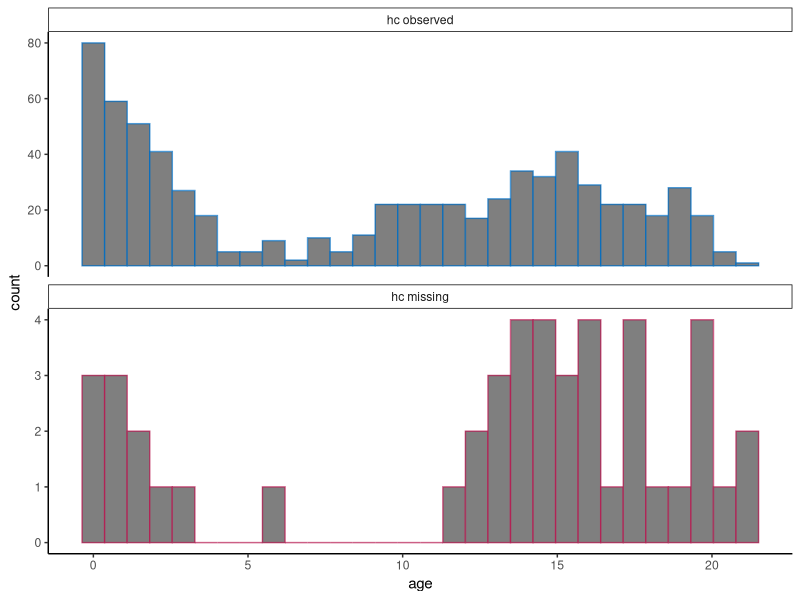
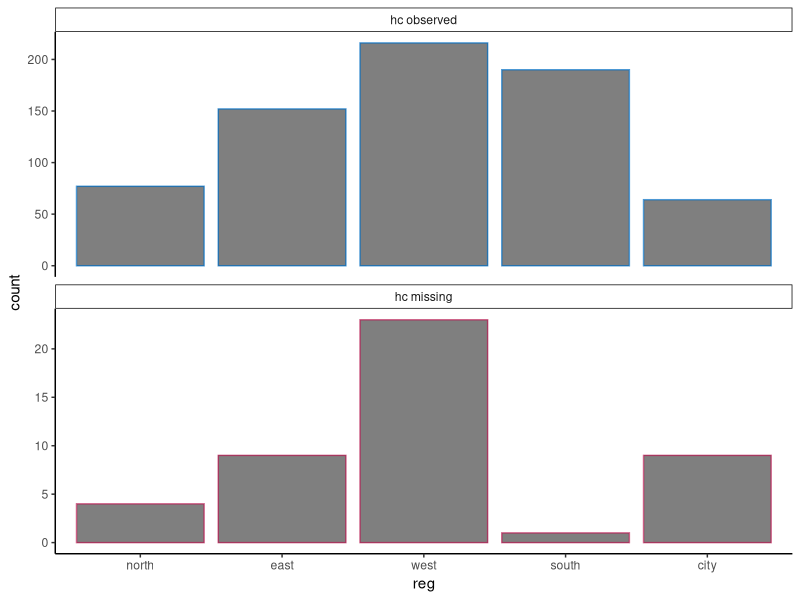
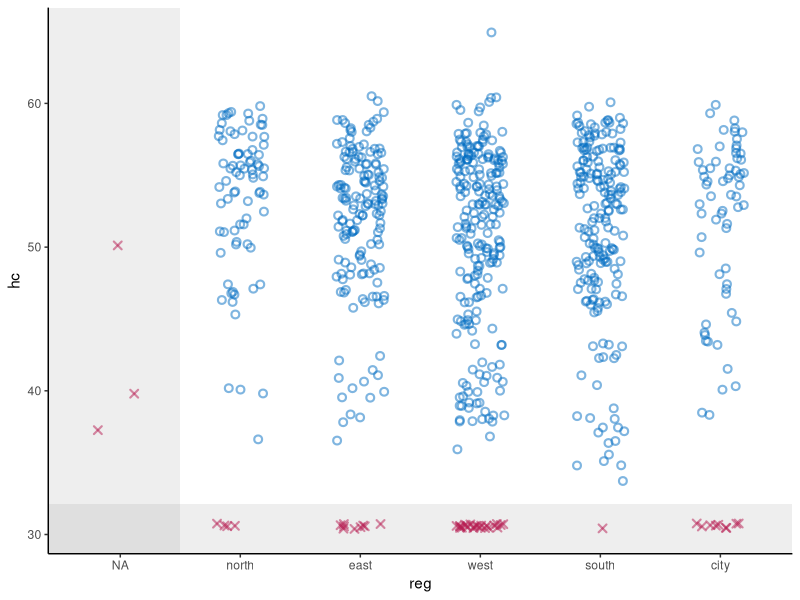
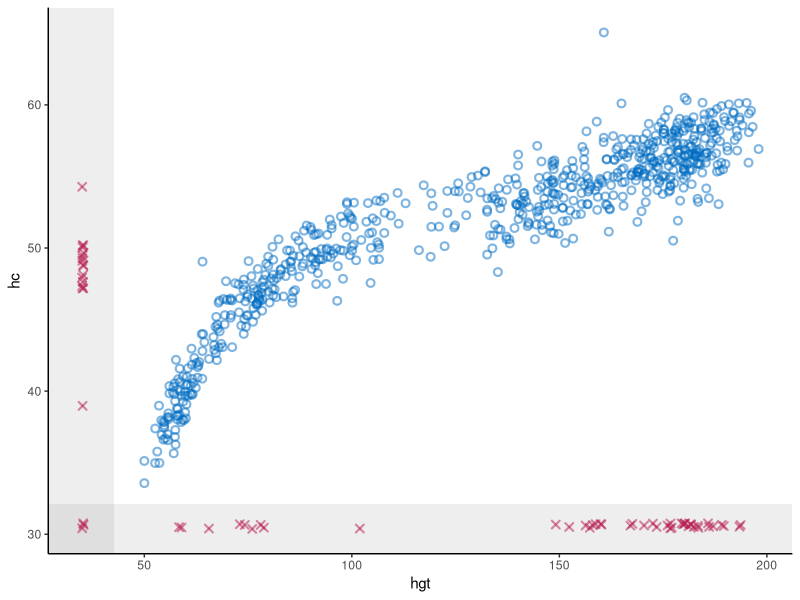
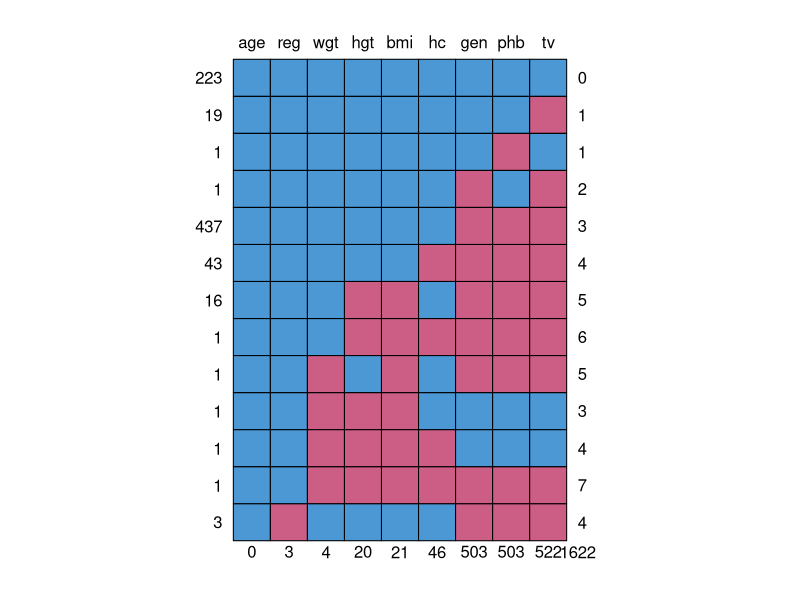
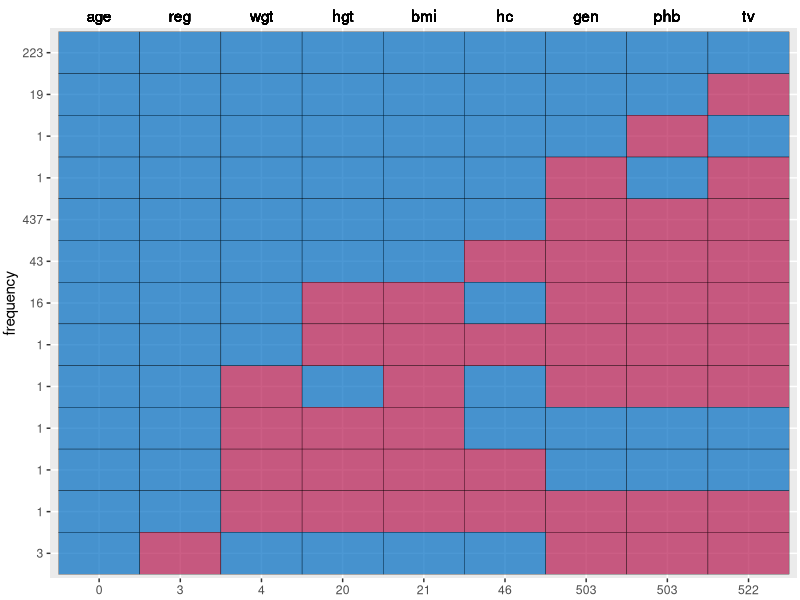
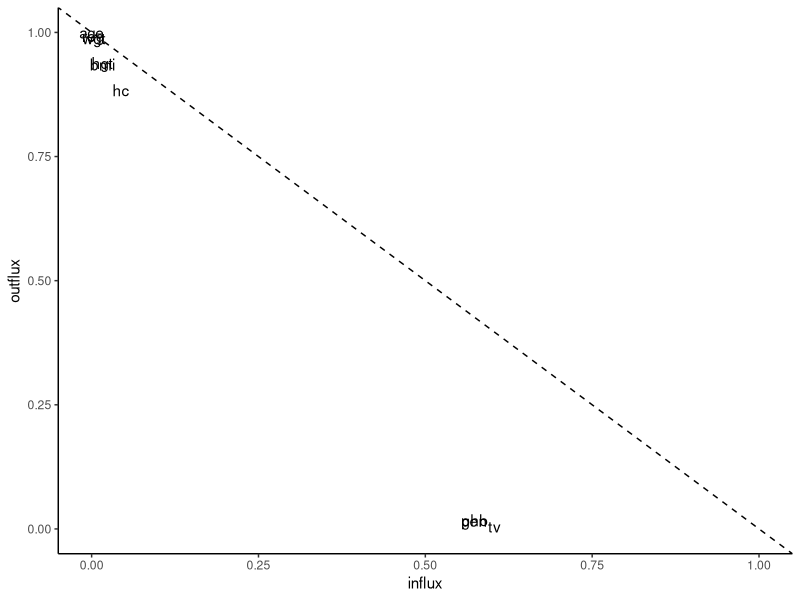

Write R code to recreate these figures, in order. (Note: this script raises an error after producing the figures.)
## ---- chunk 1
knitr::opts_chunk$set(
  collapse = TRUE,
  comment = "#>",
  warning = FALSE, 
  message = FALSE,
  fig.width = 6, 
  fig.height = 6
)
## ---- chunk 2
# set-up environment
# library(shinymice)
library(tidyverse)
`%nin%` <- Negate(`%in%`)

# example dataset
dat <- mice::boys
# example mids object
imp <- mice::mice(dat, printFlag = FALSE)

# define mice theme
theme_mice <- function() {
  # move this outside of the function to unnecessary avoid re-running
  ggplot2::update_geom_defaults("point", list(
    shape = 21,
    size = 1.9,
    stroke = 1.1,
    alpha = 0.5
  ))
  ggplot2::update_geom_defaults("boxplot", list(
    size = 1
  ))
  ggplot2::update_geom_defaults("line", list(
    size = 1
  ))
  # the actual theme settings
  theme <- list(
    ggplot2::theme_classic(),
    ggplot2::theme(legend.position = "top"),
    ggplot2::scale_color_manual(
      values = c(
        "observed" = mice:::mdc(1),
        "missing" = mice:::mdc(2),
        "imputed" = mice:::mdc(2)
      )
    ),
    ggplot2::scale_fill_manual(
      values = c(
        "observed" = mice:::mdc(1),
        "missing" = mice:::mdc(2),
        "imputed" = mice:::mdc(2)
      )
    ),
    ggplot2::scale_size_manual(
      values = c("observed" = 1,
      "imputed" = 0.5)
),
    ggplot2::labs(color = NULL, fill = NULL, size = NULL)
  )
  return(theme)
}
## ---- chunk 3
# histogram/density plot dodged instead of faceted
# plot_conditional <- function(dat, x, z) {
#   if (is.numeric(dat[[x]])) {
#     geom <- ggplot2::geom_density(ggplot2::aes(x = .data[[x]], y = ..count.., color = conditional))
#   } else {
#     geom <-
#       ggplot2::geom_bar(
#         ggplot2::aes(x = .data[[x]], color = conditional),
#         position = ggplot2::position_dodge(),
#         fill = "white"
#       )
#   }
#   dat %>%
#     dplyr::mutate(conditional = factor(
#       is.na(.data[[z]]),
#       levels = c(TRUE, FALSE),
#       labels = c("missing", "observed")
#     )) %>%
#     ggplot2::remove_missing(., vars = x) %>%
#     ggplot2::ggplot() +
#     geom +
#     theme_mice() +
#     ggplot2::labs(color = paste(z)) +
#     theme(legend.position = "top")
# }

# histogram/density plot faceted instead of dodged
plot_conditional <- function(dat, x, z) {
  # define graphing elements to add to plot
  if (is.numeric(dat[[x]])) { # for continuous variables
    geom <-
      ggplot2::geom_histogram()
  } else { # for categorical variables
    geom <-
      ggplot2::geom_bar()
  }
  
  # preprocess the data
  dat[!is.na(dat[[x]]), ] %>%
    dplyr::mutate(conditional = factor(
      is.na(.data[[z]]),
      levels = c(FALSE, TRUE),
      labels = c("observed", "missing")
    )) %>%
    # plot
    ggplot2::ggplot(ggplot2::aes(
        x = .data[[x]],
        color = conditional,
        fill = "white"
      )) +
    geom +
    # split by conditional variable
    ggplot2::facet_wrap(
      ~ conditional,
      ncol = 1,
      scales = "free_y",
      labeller = ggplot2::labeller(conditional = c(
        paste(z, "observed"), paste(z, "missing")
      ) %>% setNames(c(
        "observed", "missing"
      )))
    ) +
    # style
    theme_mice() +
    theme(legend.position = "none",
          strip.background = element_rect(size = 0.5))
}

# test
plot_conditional(dat, x = "age", z = "hc")
plot_conditional(dat, x = "reg", z = "hc")
## ---- chunk 4
# scatterplot with NAs
plot_bivariate <- function(dat, x, y) {
  # define graphing elements to add to plot later
  # set NA value and scale for variable x
  if (is.numeric(dat[[x]])) {
    NA_x <-
      min(dat[[x]], na.rm = TRUE) - .1 * diff(range(dat[[x]], na.rm = TRUE))
    shade_x <-
      min(dat[[x]], na.rm = TRUE) - .05 * diff(range(dat[[x]], na.rm = TRUE))
    scale_x <- NULL
  } else {
    NA_x <- "NA"
    shade_x <- 1.5
    scale_x <-
      ggplot2::scale_x_discrete(limits = c("NA", levels(dat[[x]])))
  }
  
  # set NA value and scale for variable y
  if (is.numeric(dat[[y]])) {
    NA_y <-
      min(dat[[y]], na.rm = TRUE) - .1 * diff(range(dat[[y]], na.rm = TRUE))
    shade_y <-
      min(dat[[y]], na.rm = TRUE) - .05 * diff(range(dat[[y]], na.rm = TRUE))
    scale_y <- NULL
  } else {
    NA_y <- "NA"
    shade_y <- 1.5
    scale_y <-
      ggplot2::scale_y_discrete(limits = c("NA", levels(dat[[y]])))
  }
  
  # add geom for NAs in the x space
  if (any(is.na(dat[[x]]))) {
    geom_x <- ggplot2::geom_point(
      position = ggplot2::position_jitter(width = 0.2, height = 0.2),
      color = mice:::mdc(2),
      shape = 4,
      mapping = ggplot2::aes(x = NA_x, y = .data[[y]]),
      data = dat[is.na(dat[[x]]),]
    )
  } else {
    geom_x <- NULL
  }
  
  # add geom for NAs in the y space
  if (any(is.na(dat[[y]]))) {
    geom_y <- ggplot2::geom_point(
      position = ggplot2::position_jitter(width = 0.2, height = 0.2),
      color = mice:::mdc(2),
      shape = 4,
      mapping = ggplot2::aes(x = .data[[x]], y = NA_y),
      data = dat[is.na(dat[[y]]),]
    )
  } else{
    geom_y <- NULL
  }
  
  # add geom for NAs in the x-y space
  if (any(is.na(dat[[x]]) & is.na(dat[[y]]))) {
    geom_xy <- ggplot2::geom_point(
      position = ggplot2::position_jitter(width = 0.2, height = 0.2),
      color = mice:::mdc(2),
      shape = 4,
      mapping = ggplot2::aes(x = NA_x, y = NA_y),
      data = dat[is.na(dat[[x]]) & is.na(dat[[y]]),]
    )
  } else{
    geom_xy <- NULL
  }
  
  # plot
  p <- dat %>% ggplot2::ggplot() +
    # plot observed datapoints in x-y space
    ggplot2::geom_point(
      ggplot2::aes(x = .data[[x]], y = .data[[y]]),
      position = ggplot2::position_jitter(width = 0.2, height = 0.2),
      color = mice::mdc(1)
    ) +
    # add area for NAs in the x space
    ggplot2::annotate(
      "rect",
      xmin = -Inf,
      xmax = shade_x,
      ymin = -Inf,
      ymax = Inf,
      alpha = 0.1
    ) +
    # add area for NAs in the y space
    ggplot2::annotate(
      "rect",
      xmin = -Inf,
      xmax = Inf,
      ymin = -Inf,
      ymax = shade_y,
      alpha = 0.1
    ) +
    # add NAs 
    geom_x +
    geom_y +
    geom_xy +
    # style graph
    theme_mice() +
    scale_x +
    scale_y 
  
  # output
  return(p)
}

# test
plot_bivariate(dat, x = "reg", y = "hc")
plot_bivariate(dat, x = "hgt", y = "hc") 
## ---- chunk 5
# make ggplot version of md pattern plot
plot_md_pattern <- function(dat) {
  # get md pattern and store additional info
  pat <- mice::md.pattern(dat)
  vrb <- colnames(pat)[-ncol(pat)]
  colnames(pat) <- c(vrb, "n_vrb_inc")
  n_pat_obs <- as.numeric(rownames(pat))[-nrow(pat)]
  n_vrb_inc <- as.numeric(pat[, ncol(pat)])
  n_val_mis <- as.numeric(pat[nrow(pat), ])[-ncol(pat)]
  
  # make the pattern tidy
  long_pat <- pat[-nrow(pat), ] %>%
    cbind(., n_pat_obs, pat_nr = 1:nrow(.)) %>%
    as.data.frame() %>%
    tidyr::pivot_longer(cols = all_of(vrb),
                        names_to = "vrb",
                        values_to = "obs") %>%
    cbind(., n_val_mis) %>%
    dplyr::mutate(pat_nr = factor(pat_nr, levels = 1:max(pat_nr)))
  
  # plot the md pattern
  p <- long_pat %>%
    ggplot2::ggplot() +
    ggplot2::geom_tile(ggplot2::aes(
      x = vrb,
      y = pat_nr,
      fill = as.factor(obs),
      group = n_vrb_inc
    ),
    color = "black") +
    ggplot2::theme(legend.position = "none") +
    ggplot2::scale_fill_manual(values = c("1" = mice:::mdc(1), "0" = mice:::mdc(2))) +
    ggplot2::scale_y_discrete(limits = rev(levels(long_pat$pat_nr)),
                              labels = rev(as.character(n_pat_obs))) +
    ggplot2::scale_x_discrete(limits = vrb, position = "bottom", labels = as.character(n_val_mis)) + #, labels = as.character(n_val_mis)) +
    ggplot2::labs(
      x = NULL, 
      y = "frequency"
      ) + #, 
      #title = "Missing data pattern (patterns as rows, variables as columns)") +
    geom_text(aes(x = vrb, y = Inf, label = vrb), data = long_pat, vjust = -0.5) +
    coord_cartesian(clip = "off") +
    theme(plot.margin = margin(20, 2, 2, 2, unit = "pt"))

  
  return(p)
}

# test
plot_md_pattern(dat)
## ---- chunk 6
# plot in- and outflux of incomplete data
plot_flux <- function(dat){
  flx <- mice::flux(dat)
  p <- flx %>% ggplot2::ggplot() +
    ggplot2::geom_text(
      ggplot2::aes(x = influx, y = outflux, label = rownames(flx))
    ) +
    geom_abline(intercept = 1, slope = -1, linetype = "dashed") +
    lims(x = c(0,1), y = c(0,1)) +
    theme_classic()
  return(p)
}
# test
plot_flux(dat)
## ---- chunk 7

# make chain means and variances tidy
preprocess_thetas <- function(imp) {
  d <- imp$chainMean %>%
    dplyr::na_if(., "NaN") %>%
    as.data.frame() %>%
    dplyr::mutate(var = row.names(.), theta = "Chain means") %>%
    rbind(
      .,
      imp$chainVar %>%
        sqrt() %>%
        as.data.frame(.) %>%
        dplyr::mutate(var = row.names(.), theta = "Chain standard deviations")
    ) %>%
    tidyr::pivot_longer(-c(var, theta)) %>%
    cbind(.it = as.integer(1:imp$iteration),
          .imp = as.factor(rep(1:imp$m, each = imp$iteration)))
  return(d)
}
# test
trace_dat <- preprocess_thetas(imp)

trace_one_variable <- function(d, x) {
  # plot one variable
  p <- d[d$var == x,] %>%
    ggplot2::ggplot() +
    ggplot2::geom_line(ggplot2::aes(x = .it, y = value, color = .imp)) +
    ggplot2::facet_wrap( ~ theta, scales = "free", ncol = 2) +
    ggplot2::theme_classic() +
    ggplot2::theme(
      strip.background = element_rect(colour = "white"),
      strip.text = element_text(face = "bold", size = 11),
      legend.position = "bottom"
    ) +
    ggplot2::labs(x = "Iteration",
                  y = paste0("Variable: '", x, "'"),
                  color = "Imputation")
  # show message to user when variable is completely observed
  if (all(is.na(p$data$value))) {
    p <-
      p + ggplot2::geom_text(ggplot2::aes(
        x = median(as.numeric(d$.imp)),
        y = 0,
        label = "No \n imputations \n to show"
      ),
      color = "grey")
  }
  return(p)
}
#test
trace_one_variable(trace_dat, x = "hgt")
trace_one_variable(trace_dat, x = "age")
## ---- chunk 8
# preprocess
prepare_plotting <- function(mids, x, y = NULL) {
  # preprocess incomplete data
  d <-
    mids$data %>%
    dplyr::mutate(.id = rownames(.)) %>%
    .[c(x, y, ".id")] %>%
    cbind(.imp = 0)
  
  # preprocess imputations
  imps <- mids$imp[[x]] %>%
    dplyr::mutate(.id = row.names(.)) %>%
    tidyr::pivot_longer(
      cols = 1:mids$m,
      names_to = ".imp",
      values_to = x,
      names_transform = list(.imp = as.numeric)
    ) 
  
  # combine incomplete and imputed data
    cd <- d %>%
      dplyr::bind_rows(., imps) %>%
      dplyr::mutate(imputed = ifelse(.imp > 0, 'imputed', 'observed'))
  
  # output
  return(cd)
}

# test 
x = "hc"
y = "reg"
plot_dat <- prepare_plotting(mids = imp, x = x, y = y)
# # with second variable
# plot_dat2 <- prepare_plotting(mids = imp, x = y, y = x)
# a <- dplyr::full_join(plot_dat, plot_dat2)
## ---- chunk 9
# stripplot
m = 5
geom_stripplot <- function(x, m, ...) {
  p <- list(
    ggplot2::geom_jitter(
      ggplot2::aes(
        x = as.factor(.data$.imp),
        y = .data[[x]],
        color = .data$imputed
      ),
      height = 0,
      width = 0.25, 
      ...
    ),
    ggplot2::scale_x_discrete(limits = as.character(0:m)),
    ggplot2::labs(
      x = "Imputation (0 = observed data)",
      y = paste0("Variable: '", x, "'"),
      color = "",
      fill = "",
      size = ""
    )
  )
  return(p)
}

# test
# plot_dat %>%
#   ggplot2::ggplot() +
#   geom_stripplot(x, m)
## ---- chunk 10

plot_dat %>%
  ggplot2::ggplot() +
  geom_stripplot(x, m) +
  theme_mice()
## ---- chunk 11
geom_bwplot <- function(x, m){
  list(
    ggplot2::geom_boxplot(
      ggplot2::aes(
        x = as.factor(.data$.imp),
        y = .data[[x]],
        color = .data$imputed
      ),
      width = 0.5
    ),
    ggplot2::scale_x_discrete(limits = as.character(0:m)),
    ggplot2::xlab(
      "Imputation (0 = observed data)")
    )
}

plot_dat %>% 
  ggplot2::ggplot() +
  geom_bwplot(x, m = imp$m) + 
  theme_mice()

# try to combine this with the stripplot??
plot_dat %>%
  ggplot2::ggplot() +
  geom_bwplot(x, m) + 
  geom_stripplot(x, m, alpha = 0.1) +
  theme_mice()

## ---- chunk 12
geom_densityplot <- function(x, m){
  list(ggplot2::geom_density(
    ggplot2::aes(
    x = .data[[x]],
    group = .data$.imp,
    color = .data$imputed,
    size = .data$imputed)),
    ggplot2::scale_size_manual(guide = "none", values = c(0.5, 1) %>% setNames(c("imputed", "observed")))
)}


plot_dat[!is.na(plot_dat[[x]]), ] %>%  
  ggplot2::ggplot() +
  geom_densityplot(x, m = imp$m) + 
  theme_mice()


## ---- chunk 13
# At some point, try to do this for histograms too? See https://github.com/amices/shinyMice/blob/Enhancements/R/gg.barplot.R

# geom_densityplot <- function(x, m){
#   list(ggplot2::geom_density(
#     ggplot2::aes(
#     x = .data[[x]],
#     group = .data$.imp,
#     color = .data$imputed,
#     size = .data$imputed)),
#     ggplot2::scale_size_manual(values = c(0.5, 1) %>% setNames(c("imputed", "observed")))
# )}
# 
# plot_dat %>% 
#   ggplot2::ggplot() +
#   geom_densityplot(x, m = imp$m) + 
#   theme_mice()
## ---- chunk 14
# better preprocessing function??
x = "hgt"
y = "hc"

# extract imputations
imps <- imp %>%
  mice::complete("long")

preprocess_imps <- function(imp, x, y = NULL) {
  if (is.null(y)) {
    y <- x
  }
  # combine observed and imputed data
  xy_obs <- imp$data %>%
    cbind(datapoint = "observed",
          .imp = 0,
          .id = 1:nrow(.),
          .) %>%
    .[!is.na(imp$data[[x]]) &
        !is.na(imp$data[[y]]), ]
  xy_imps <- imps %>% 
    cbind(datapoint = "imputed", .) %>% 
    .[imps$.id %nin% xy_obs$.id,]
  xy_dat <- rbind(xy_obs, xy_imps) %>% 
    dplyr::mutate(datapoint = factor(datapoint, levels = c("observed", "imputed")))
  return(xy_dat)
}


xy_dat <- imp %>% preprocess_imps(x = "hgt", y = "hc")
# two implementations, last one is more efficient
# xy_obs %>%
#   ggplot2::ggplot(ggplot2::aes(
#     x = .data[[x]],
#     y = .data[[y]],
#     group = .id,
#     color = datapoint
#   )) +
#   ggplot2::geom_point() +
#   ggplot2::geom_point(data = xy_imps)  +
#   theme_mice() +
#   labs(color = NULL)

xy_dat %>%
  ggplot2::ggplot() +
  ggplot2::geom_point(ggplot2::aes(
    x = .data[[x]],
    y = .data[[y]],
    group = .id,
    color = datapoint
  )) +
  theme_mice() +
  labs(color = NULL)

# geom_scatter <- ggplot2::geom_point(ggplot2::aes(
#     x = .data[[x]],
#     y = .data[[y]],
#     group = .id,
#     color = datapoint
#   ))

# maybe do something like this for the other imp plots??
x = "hc"
imp %>% preprocess_imps(x) %>% 
  ggplot2::ggplot() +
  theme_mice() +
  ggplot2::geom_boxplot(
      ggplot2::aes(
        x = as.factor(.data$.imp), #x = factor(.data$.imp, levels = c(0, 1:imp$m), ordered = TRUE), use icw   scale_x_discrete(drop=FALSE)
        y = .data[[x]],
        color = .data$datapoint
      ),
      width = 0.5
    ) +
  ggplot2::geom_jitter(
      ggplot2::aes(
        x = as.factor(.imp),
        y = .data[[x]],
        color = datapoint
      ),
      height = 0,
      width = 0.25,
      alpha = 0.1) +
  ggplot2::xlab("Imputation (0 = observed data)") 

# density plot
imp %>% preprocess_imps(x) %>%
  ggplot2::ggplot() +
  theme_mice() +
  ggplot2::geom_density(ggplot2::aes(
    x = .data[[x]],
    color = datapoint,
    size = datapoint,
    group = .imp
  )) 

# bar plot for categorical variables
imp %>% preprocess_imps(x) %>%
  ggplot2::ggplot() +
  theme_mice() +
  ggplot2::geom_histogram(ggplot2::aes(
    x = .data[[x]],
    color = datapoint,
    group = .imp
  ),
  fill = "white",
  position = "stack") +
  ggplot2::facet_wrap(~datapoint, scales = "free_y", ncol = 1) +
  ggplot2::theme(legend.position = "none")


x = "reg"
imp %>% preprocess_imps(x) %>%
  ggplot2::ggplot() +
  theme_mice() +
  ggplot2::geom_bar(
    ggplot2::aes(x = .data[[x]],
                 color = datapoint,
                 group = .imp),
    fill = "white",
    position = "stack"
  ) +
  ggplot2::facet_wrap(
    ~ datapoint,
    scales = "free_y",
    ncol = 1,
    labeller = ggplot2::labeller(datapoint = c(paste(x, "observed"), paste(x, "imputed")) %>% 
                                   setNames(c("observed", "imputed"))
                                 )
  ) +
  ggplot2::theme(legend.position = "none")

## ---- chunk 15
# plot the predictor matrix for the imputation model, make interactive later!
plot_pred_matrix <- function(dat) {
  # parse input
  if (mice::is.mids(dat)) {
    imp <- dat
  } else {
    imp <- mice::mice(dat, maxit = 0)
  }
  # get the predictor matrix and add the rownames as variable
  pred <- imp$predictorMatrix %>%
    as.data.frame() %>%
    cbind(vrb_to_imp = rownames(.), .)
  # make the data tidy to plot
  long_pred <-
    pivot_longer(
      pred,
      cols = names(pred)[-1],
      names_to = "vrb_as_pred",
      names_transform = list(vrb_as_pred = as.factor)
    )
  # plot the predictor matrix
  p <- long_pred %>%
    ggplot2::ggplot() +
    ggplot2::geom_tile(ggplot2::aes(
      x = vrb_as_pred,
      y = vrb_to_imp,
      fill = as.factor(value)
    ),
    color = "black") +
    ggplot2::theme(legend.position = "none") +
    ggplot2::scale_y_discrete(limits = rev(names(imp$data))) +
    ggplot2::scale_x_discrete(limits = names(imp$data), position = "top") +
    ggplot2::scale_fill_manual(values = c("1" = mice:::mdc(1), "0" = mice:::mdc(2))) +
    ggplot2::labs(x = "Predictor", y = "Variable to impute", title = "Predictor matrix")
  
  return(p)
}

# test
plot_pred_matrix(imp)
new_pred <- imp$predictorMatrix
new_pred["bmi", c("hgt", "wgt")] <- 0
imp2 <- mice::mice(dat, predictorMatrix = new_pred, maxit = 0)
plot_pred_matrix(imp2)
